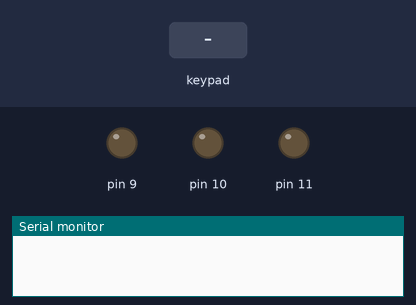
A program run on a simulated Arduino Uno, built with avr-gcc and run on an emulated ATmega328P. Shown: output pins drawn as LEDs (lit = HIGH), the last lines printed to the serial monitor. Inputs (shaded band) come from the test bench. The modem accepts every AT command (registered, SIM ready, sends succeed) and sends nothing else.

Above: at 1.2 s.
1.3 s: keypad keys 2 7 1 2 1 9 9 6 * pressed 0.4 s apart
At 4.9 s:
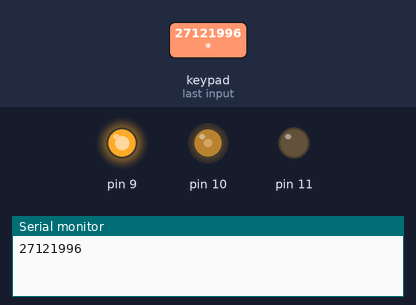
6.4 s: keypad keys 1 3 9 7 2 2 2 2 * pressed 0.4 s apart
At 6.85 s:
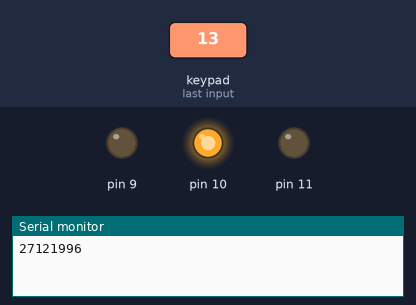
11.5 s: key '#' pressed
At 12.7 s:
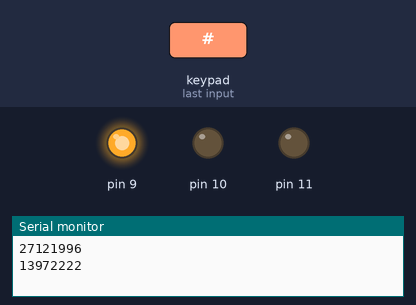
13.0 s: key '1' pressed
At 14.2 s:
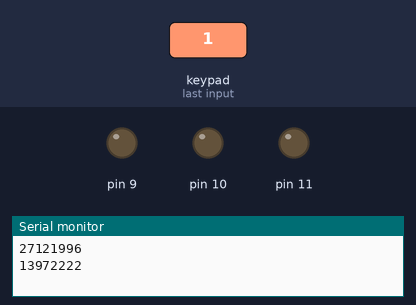
Timing chart, 0 to 15.6 s (numbered marks = the images above; inputs shaded):
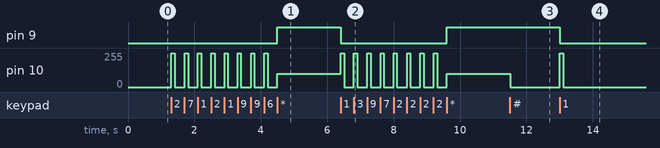

The program:

main.cpp
```cpp
#include <Arduino.h>
#include <Keypad.h>
#include <SoftwareSerial.h>
//Config ESP
SoftwareSerial wifi(13, 12);
///////////////

//Config KEYPAD
const byte rows = 4; //four rows
const byte cols = 4; //three columns
char keys[rows][cols] = {
  {'1','2','3', 'A'},
  {'4','5','6', 'B'},
  {'7','8','9', 'C'},
  {'*','0','#', 'D'},
};

byte rowPins[rows] = {A2, A1, A0, 4}; //connect to the row pinouts of the keypad
byte colPins[cols] = {A5, A4, A3, 7}; //connect to the column pinouts of the keypad

Keypad keypad = Keypad( makeKeymap(keys), colPins, rowPins ,cols, rows );
char men[20];
int i = 0;
////////////////////////

void setup() {
  Serial.begin(9600);
  Serial.setTimeout(4000);
  wifi.begin(9600);

  wifi.println("AT+RST");
  wifi.println("AT+CWMODE=1");
  wifi.println("AT+CIPMUX=0");
  wifi.println('AT+CWJAP="S8 Manu","27121996"');
}

void loop() {
  char key = keypad.getKey();

if (key != NO_KEY) {
  if (key != '*' && key != '#'){
    analogWrite(9, 0);
    analogWrite(10, 255);
    analogWrite(11, 0);
    delay(100);
    analogWrite(9, 0);
    analogWrite(10, 0);
    analogWrite(11, 00);
    men[i] = key;
    i++;
  }else if (key == '*'){
    i = 0;
    Serial.println(men);
    memset(men, 0, sizeof(men));

    analogWrite(9, 255);
    analogWrite(10, 100);
    analogWrite(11, 00);
  }else if (key == '#'){
    i = 0;
    memset(men, 0, sizeof(men));
    analogWrite(9, 255);
    analogWrite(10, 0);
    analogWrite(11, 0);
  }
}
/*  if (key != NO_KEY){
    Serial.println(key);

    if(key == 'A'){
      analogWrite(11, 255);
      analogWrite(10, 0);
      analogWrite(9, 0);
      }
    if(key == 'B'){
      analogWrite(11, 0);
      analogWrite(10, 255);
      analogWrite(9, 0);
      }
    if(key == 'C'){
      analogWrite(11, 0);
      analogWrite(10, 0);
      analogWrite(9, 255);
      }

    if(key == 'D'){
      analogWrite(11, 0);
      analogWrite(10, 0);
      analogWrite(9, 0);
      }
  }*/
}
```

Measured:
- after the input at 1.3 s, pin 9: LOW → HIGH after 3.2 s; pin 10: 0/255 → 255/255 at once, then repeats every 0.40 s: 0/255 0.30 s, 255/255 0.10 s, until it stays 100/255 from 4.5 s
- after the input at 6.4 s, pin 9: HIGH → LOW at once, → HIGH 3.2 s later; pin 10: 100/255 → 255/255 at once, then repeats every 0.39 s: 0/255 0.29 s, 255/255 0.10 s, until it stays 100/255 from 9.6 s
- after the input at 11.5 s, pin 10: 100/255 → 0/255 at once
- after the input at 13.0 s, pin 9: HIGH → LOW at once; pin 10: 0/255 → 255/255 at once, → 0/255 0.10 s later
